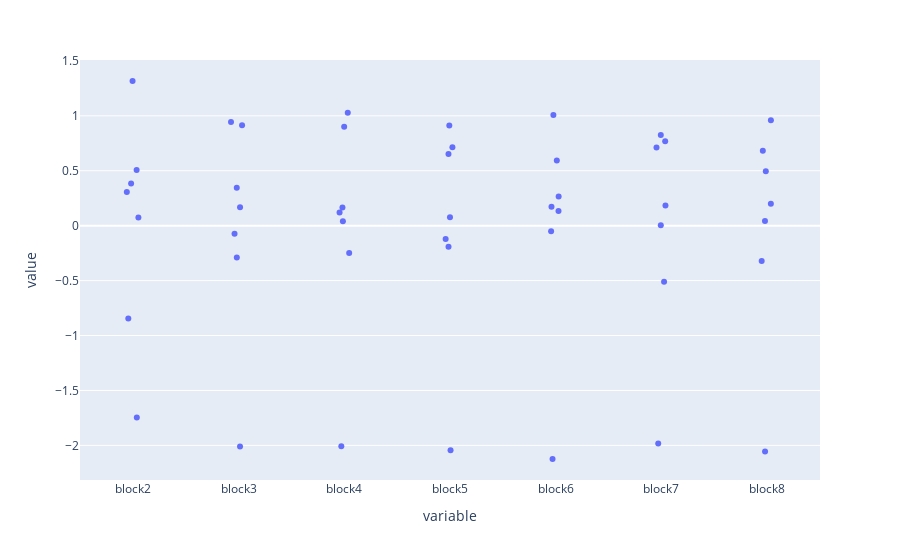
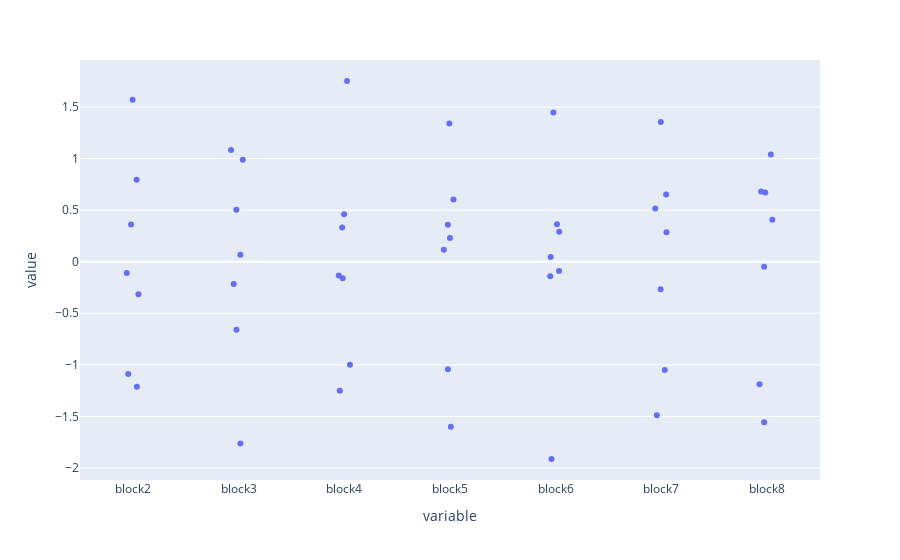
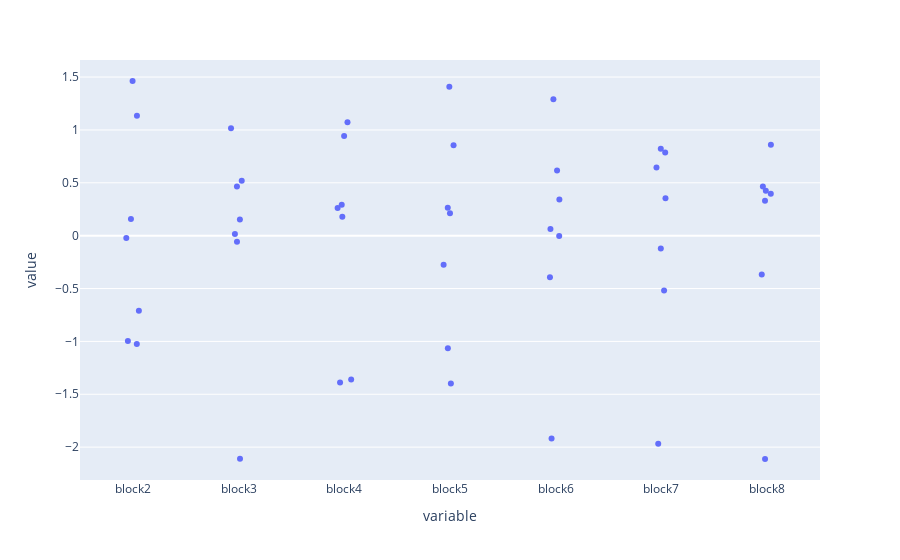

The notebook cell saved with these charts, in order:
### Markdown cell above
z- score

### Code cell
# inter subject z- score
for key in data_files_full:
    mean_block_1 = data_files_full[key].loc["block2"].mean()
    z_score = (data_files_full[key].T - data_files_full[key].T.mean()) / data_files_full[key].T.std()
    std_blockwise = data_files_full[key].std(axis = 1)
    fig = px.strip(z_score, hover_name = z_score.index.str[-4:-2])
    fig.show()

### Figure 1 — Plotly figure (JSON) as saved in the notebook; plotly's stock layout.template omitted (floating-point values rounded to 4 significant figures)
{"data": [{"alignmentgroup": "True", "boxpoints": "all", "fillcolor": "rgba(255,255,255,0)", "hoveron": "points", "hovertemplate": "<b>%{hovertext}</b><br><br>variable=%{x}<br>value=%{y}<extra></extra>", "hovertext": ["03", "21", "26", "27", "41", "44", "45", "03", "21", "26", "27", "41", "44", "45", "03", "21", "26", "27", "41", "44", "45", "03", "21", "26", "27", "41", "44", "45", "03", "21", "26", "27", "41", "44", "45", "03", "21", "26", "27", "41", "44", "45", "03", "21", "26", "27", "41", "44", "45", "03", "21", "26", "27", "41", "44", "45"], "legendgroup": "", "line": {"color": "rgba(255,255,255,0)"}, "marker": {"color": "#636efa"}, "name": "", "offsetgroup": "", "orientation": "v", "pointpos": 0, "showlegend": false, "type": "box", "x": ["block1", "block1", "block1", "block1", "block1", "block1", "block1", "block2", "block2", "block2", "block2", "block2", "block2", "block2", "block3", "block3", "block3", "block3", "block3", "block3", "block3", "block4", "block4", "block4", "block4", "block4", "block4", "block4", "block5", "block5", "block5", "block5", "block5", "block5", "block5", "block6", "block6", "block6", "block6", "block6", "block6", "block6", "block7", "block7", "block7", "block7", "block7", "block7", "block7", "block8", "block8", "block8", "block8", "block8", "block8", "block8"], "x0": " ", "xaxis": "x", "y": [null, null, null, null, null, null, null, -0.8448, -1.745, 1.317, 0.5073, 0.07448, 0.3851, 0.306, -0.2886, -2.009, 0.9438, 0.3456, -0.07339, 0.9143, 0.1676, -0.2478, -2.007, 1.028, 0.1192, 0.04112, 0.9006, 0.1653, -0.1918, -2.043, 0.9116, -0.1214, 0.07793, 0.7133, 0.6537, 0.1726, -2.124, 0.5926, -0.04955, 1.009, 0.1333, 0.2661, -0.5095, -1.982, 0.825, 0.1841, 0.712, 0.003092, 0.7676, 0.1989, -2.055, 0.04229, -0.3222, 0.4946, 0.6826, 0.9591], "y0": " ", "yaxis": "y"}], "layout": {"boxmode": "group", "legend": {"tracegroupgap": 0}, "margin": {"t": 60}, "xaxis": {"anchor": "y", "domain": [0, 1], "title": {"text": "variable"}}, "yaxis": {"anchor": "x", "domain": [0, 1], "title": {"text": "value"}}}}

### Figure 2 — Plotly figure (JSON) as saved in the notebook; plotly's stock layout.template omitted (floating-point values rounded to 4 significant figures)
{"data": [{"alignmentgroup": "True", "boxpoints": "all", "fillcolor": "rgba(255,255,255,0)", "hoveron": "points", "hovertemplate": "<b>%{hovertext}</b><br><br>variable=%{x}<br>value=%{y}<extra></extra>", "hovertext": ["03", "21", "26", "27", "41", "44", "45", "03", "21", "26", "27", "41", "44", "45", "03", "21", "26", "27", "41", "44", "45", "03", "21", "26", "27", "41", "44", "45", "03", "21", "26", "27", "41", "44", "45", "03", "21", "26", "27", "41", "44", "45", "03", "21", "26", "27", "41", "44", "45", "03", "21", "26", "27", "41", "44", "45"], "legendgroup": "", "line": {"color": "rgba(255,255,255,0)"}, "marker": {"color": "#636efa"}, "name": "", "offsetgroup": "", "orientation": "v", "pointpos": 0, "showlegend": false, "type": "box", "x": ["block1", "block1", "block1", "block1", "block1", "block1", "block1", "block2", "block2", "block2", "block2", "block2", "block2", "block2", "block3", "block3", "block3", "block3", "block3", "block3", "block3", "block4", "block4", "block4", "block4", "block4", "block4", "block4", "block5", "block5", "block5", "block5", "block5", "block5", "block5", "block6", "block6", "block6", "block6", "block6", "block6", "block6", "block7", "block7", "block7", "block7", "block7", "block7", "block7", "block8", "block8", "block8", "block8", "block8", "block8", "block8"], "x0": " ", "xaxis": "x", "y": [null, null, null, null, null, null, null, -0.3153, -1.088, -1.214, 0.3599, -0.1094, 1.571, 0.7955, 0.06643, -1.764, -0.6596, 0.5037, -0.2172, 1.082, 0.9882, 0.3322, -1.252, -0.9984, -0.1598, -0.1348, 1.752, 0.4606, 0.357, -1.601, -1.042, 0.2294, 0.115, 1.339, 0.603, -0.1415, -0.09137, -1.913, 1.447, 0.2911, 0.3623, 0.0461, 0.5168, -1.489, -1.051, -0.2683, 0.2866, 1.353, 0.6517, 0.6799, -1.558, -1.189, 0.6712, -0.04844, 1.039, 0.4056], "y0": " ", "yaxis": "y"}], "layout": {"boxmode": "group", "legend": {"tracegroupgap": 0}, "margin": {"t": 60}, "xaxis": {"anchor": "y", "domain": [0, 1], "title": {"text": "variable"}}, "yaxis": {"anchor": "x", "domain": [0, 1], "title": {"text": "value"}}}}

### Figure 3 — Plotly figure (JSON) as saved in the notebook; plotly's stock layout.template omitted (floating-point values rounded to 4 significant figures)
{"data": [{"alignmentgroup": "True", "boxpoints": "all", "fillcolor": "rgba(255,255,255,0)", "hoveron": "points", "hovertemplate": "<b>%{hovertext}</b><br><br>variable=%{x}<br>value=%{y}<extra></extra>", "hovertext": ["03", "21", "26", "27", "41", "44", "45", "03", "21", "26", "27", "41", "44", "45", "03", "21", "26", "27", "41", "44", "45", "03", "21", "26", "27", "41", "44", "45", "03", "21", "26", "27", "41", "44", "45", "03", "21", "26", "27", "41", "44", "45", "03", "21", "26", "27", "41", "44", "45", "03", "21", "26", "27", "41", "44", "45"], "legendgroup": "", "line": {"color": "rgba(255,255,255,0)"}, "marker": {"color": "#636efa"}, "name": "", "offsetgroup": "", "orientation": "v", "pointpos": 0, "showlegend": false, "type": "box", "x": ["block1", "block1", "block1", "block1", "block1", "block1", "block1", "block2", "block2", "block2", "block2", "block2", "block2", "block2", "block3", "block3", "block3", "block3", "block3", "block3", "block3", "block4", "block4", "block4", "block4", "block4", "block4", "block4", "block5", "block5", "block5", "block5", "block5", "block5", "block5", "block6", "block6", "block6", "block6", "block6", "block6", "block6", "block7", "block7", "block7", "block7", "block7", "block7", "block7", "block8", "block8", "block8", "block8", "block8", "block8", "block8"], "x0": " ", "xaxis": "x", "y": [null, null, null, null, null, null, null, -0.9963, -1.025, 0.1569, -0.7107, 1.135, 1.463, -0.02287, 0.015, -2.111, 1.016, -0.05798, 0.1527, 0.5192, 0.4655, -1.387, -1.36, 1.074, 0.2609, 0.2922, 0.9416, 0.1791, -1.066, -1.399, 1.409, 0.2112, 0.8555, 0.2641, -0.2751, -0.3921, -1.918, 0.6165, -0.002482, 1.291, 0.3413, 0.06357, -0.5189, -1.969, 0.8231, -0.1219, 0.7871, 0.6459, 0.3535, 0.3971, -2.112, 0.8599, 0.4659, 0.3302, 0.4256, -0.3666], "y0": " ", "yaxis": "y"}], "layout": {"boxmode": "group", "legend": {"tracegroupgap": 0}, "margin": {"t": 60}, "xaxis": {"anchor": "y", "domain": [0, 1], "title": {"text": "variable"}}, "yaxis": {"anchor": "x", "domain": [0, 1], "title": {"text": "value"}}}}
